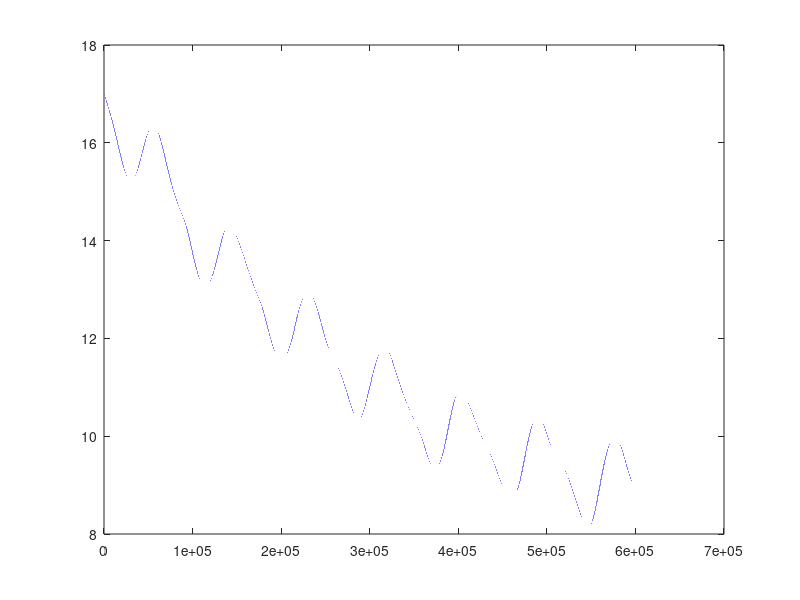

Write MATLAB code to recreate this figure.
tspan = linspace(0,7*60*60*24,7*60*60*24);
%t = linspace(0,7*60*60*24,7*60*60*24);
%Q_in_sun = -361*cos((pi*t)/(12 * 3600)) + 224*cos((pi*t)/(6 * 3600)) + 210;
%plot(t, Q_in_sun)




y_0= 17; %start temp of air
T_a = -3; %temp of air constant
m = 3000 * 5 * 5 * .1; %kg
c = 800; % j/kgK


h_f = 15; %
A_win = 2.6*2.6; %m^2
A_wall = 25*6 - A_win; % m^2 
A_f = 25; %m^2
L_wall = .3; %m 
L_win = .1; %m
h_wall_in = 15; %w/mk
h_wall_out = 30; %w/mk
K_win = .78; % w/mk %found online
h_win_out = .7; % w/m^2k
h_win_in = .7; % w/m^2
K_wall = .04; % w/mk

R_FtoA = 1/(h_f * A_f);
R_AirtoWall_in = 1/(h_wall_in * A_wall);
R_W  = L_wall/(K_wall * A_wall);
R_AtoWin_in = 1/(h_win_in*A_win);
R_win   = L_win/(K_win*A_win);
R_AtoWin_out = 1/(h_win_out*A_win);
R_AirtoWall_out = 1/(h_wall_out * A_wall); 


R_tot = R_FtoA + 1/((1/(R_AirtoWall_in + R_W + R_AirtoWall_out)) + (1/(R_AtoWin_in + R_win + R_AtoWin_out))); %thermal resistance

[t, y] = ode45(@(t,y) (-361*cos((pi*t)/(12 * 3600)) + 224*cos((pi*t)/(6 * 3600)) + 210)/(m*c) - (y - T_a)/(R_tot*m*c), tspan, y_0);
%dT_f/dt = Q_in_sun/(m*c) - (T_f - T_a)/(R_tot*m*c);

plot(t,y)

